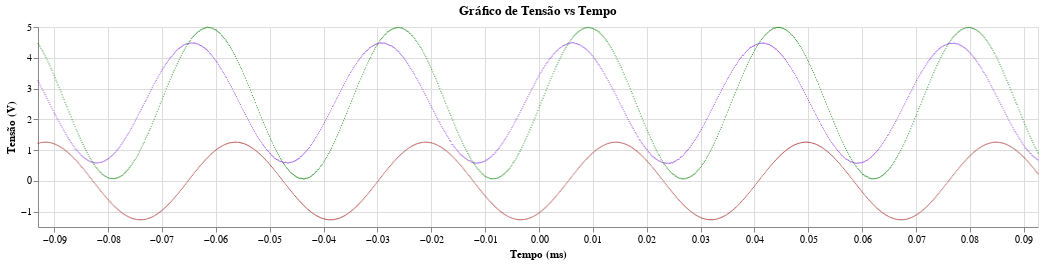
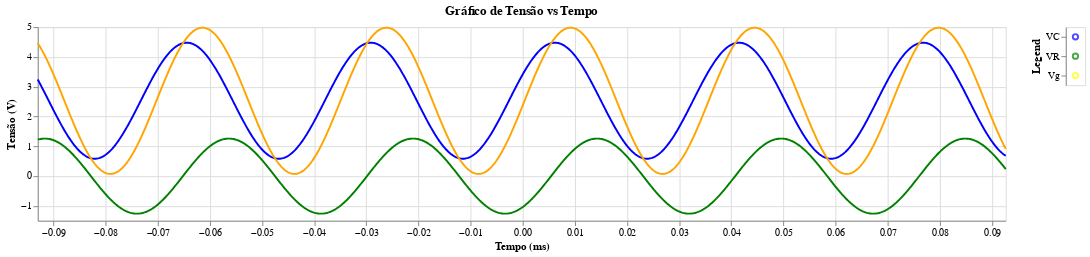

Notebook code cell kept with these figures, in order:
### Code cell
path = "datas/RLC40.csv"
arg_1 = [3,160,3,3]
arg_2 = [5,160,3,3]
arg_vr = [5,160,3,3]
path_s = "results/RLC/RLC 28800/z RLC - 28800.txt"
path_graph = "results/RLC/RLC 28800/graph.png"
path_regres = "results/RLC/RLC 28800/regres.png"
aj.save_datas(path,path_s,path_graph,path_regres,argww=arg_1,argwww=arg_2,argvr=arg_vr)

### Figure 1 — Vega-Lite specification as saved in the notebook (floating-point values rounded to 4 significant figures; data arrays with more than 128 entries replaced by an {"elided": "..."} marker saying what was removed)
{"config": {"view": {"continuousWidth": 300, "continuousHeight": 300}}, "layer": [{"data": {"name": "data-b1d05748f21b581a7107341eb49b216e"}, "mark": {"type": "circle", "color": "blueviolet", "size": 1.5}, "encoding": {"x": {"field": "Time(s)", "scale": {"domain": [-0.093, 0.09263]}, "title": "Tempo (ms)", "type": "quantitative"}, "y": {"field": "CH2V", "title": "Tensão (V)", "type": "quantitative"}}, "title": "Gráfico de Tensão vs Tempo"}, {"data": {"name": "data-b1d05748f21b581a7107341eb49b216e"}, "mark": {"type": "circle", "color": "green", "size": 1.5}, "encoding": {"x": {"field": "Time(s)", "scale": {"domain": [-0.093, 0.09263]}, "title": "Tempo (ms)", "type": "quantitative"}, "y": {"field": "CH1V", "title": "Tensão (V)", "type": "quantitative"}}, "title": "Gráfico de Tensão vs Tempo"}, {"data": {"name": "data-baddd12892e5a9e21799efa85fd7204a"}, "mark": {"type": "circle", "color": "brown", "size": 1.5}, "encoding": {"x": {"field": "Time(s)", "scale": {"domain": [-0.093, 0.09263]}, "title": "Tempo (ms)", "type": "quantitative"}, "y": {"field": "U", "title": "Tensão (V)", "type": "quantitative"}}, "title": "Gráfico de Tensão vs Tempo"}], "height": 200, "width": 1000, "$schema": "https://vega.github.io/schema/vega-lite/v5.20.1.json", "datasets": {"data-b1d05748f21b581a7107341eb49b216e": {"elided": "999 records"}, "data-baddd12892e5a9e21799efa85fd7204a": {"elided": "999 records"}}}

### Figure 2 — Vega-Lite specification as saved in the notebook (floating-point values rounded to 4 significant figures; data arrays with more than 128 entries replaced by an {"elided": "..."} marker saying what was removed)
{"config": {"view": {"continuousWidth": 300, "continuousHeight": 300}}, "hconcat": [{"layer": [{"data": {"name": "data-213e11ea2b38a83fd1cac697f7d1aaba"}, "mark": {"type": "line", "color": "blue"}, "encoding": {"x": {"field": "Time(s)", "scale": {"domain": [-0.093, 0.09263]}, "title": "Tempo (ms)", "type": "quantitative"}, "y": {"field": "CH2V", "title": "Tensão (V)", "type": "quantitative"}}, "title": "Gráfico de Tensão vs Tempo"}, {"data": {"name": "data-9f8d6e52a5478757424f5c8c9f96a620"}, "mark": {"type": "line", "color": "orange"}, "encoding": {"x": {"field": "Time(s)", "scale": {"domain": [-0.093, 0.09263]}, "title": "Tempo (ms)", "type": "quantitative"}, "y": {"field": "CH1V", "title": "Tensão (V)", "type": "quantitative"}}, "title": "Gráfico de Tensão vs Tempo"}, {"data": {"name": "data-0264c326b1f59fbdcdd0fd2c692987f2"}, "mark": {"type": "line", "color": "green"}, "encoding": {"x": {"field": "Time(s)", "scale": {"domain": [-0.093, 0.09263]}, "title": "Tempo (ms)", "type": "quantitative"}, "y": {"field": "U", "title": "Tensão (V)", "type": "quantitative"}}, "title": "Gráfico de Tensão vs Tempo"}], "height": 200, "width": 1000}, {"data": {"name": "data-86a6f344ed55ecf08446f85bdc2cb8b7"}, "mark": {"type": "point"}, "encoding": {"color": {"field": "Color", "scale": null, "type": "nominal"}, "y": {"axis": {"title": "Legend"}, "field": "Category", "type": "nominal"}}}], "$schema": "https://vega.github.io/schema/vega-lite/v5.20.1.json", "datasets": {"data-213e11ea2b38a83fd1cac697f7d1aaba": {"elided": "1000 records"}, "data-9f8d6e52a5478757424f5c8c9f96a620": {"elided": "1000 records"}, "data-0264c326b1f59fbdcdd0fd2c692987f2": {"elided": "1000 records"}, "data-86a6f344ed55ecf08446f85bdc2cb8b7": [{"Category": "VC", "Color": "blue"}, {"Category": "Vg", "Color": "yellow"}, {"Category": "VR", "Color": "green"}]}}
